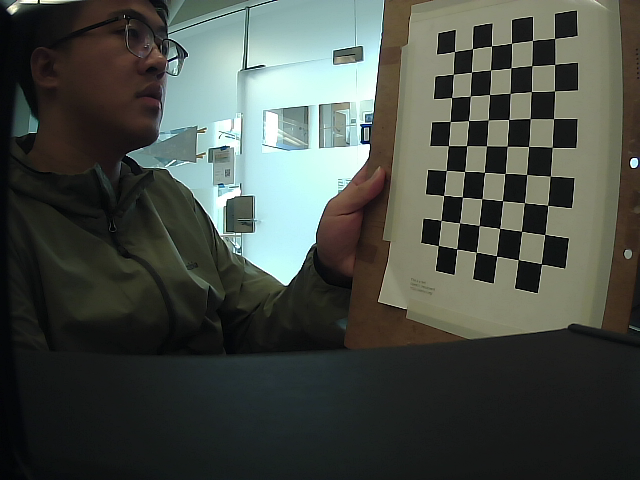
#> input picture jetson_orin_agx/splitter_calibration/calibration_images/calib_1784655853733.png, 640 x 480 px, given in place of calibration_images, which was not available
$ python calibrate_rgb_camera.py ../../jetson_orin_agx/splitter_calibration/calibration_images
#> lines starting #> are read from the running program, lines starting #| are printed output that depends on the picture; pictures that were not available may be replaced by others from this repository, and a replacement may not be noted
#!/usr/bin/env python3
"""Calibrate the RGB camera from chessboard images."""

import argparse
import glob
from pathlib import Path

import cv2
import numpy as np


def parse_args():
    parser = argparse.ArgumentParser()
    parser.add_argument("images", help="Image glob, for example 'captures/*.png'")
    parser.add_argument("--columns", type=int, default=9, help="Inner corner columns")
    parser.add_argument("--rows", type=int, default=6, help="Inner corner rows")
    parser.add_argument("--square-size", type=float, default=1.0)
    parser.add_argument(
        "--output",
        type=Path,
        default=Path(__file__).resolve().parents[1] / "ui/calibration_standard.npz",
    )
    return parser.parse_args()


def main():
    args = parse_args()
    paths = sorted(glob.glob(args.images))
    if not paths:
        raise SystemExit(f"No images match: {args.images}")

    pattern = (args.columns, args.rows)
    object_template = np.zeros((args.columns * args.rows, 3), np.float32)
    object_template[:, :2] = np.mgrid[0 : args.columns, 0 : args.rows].T.reshape(-1, 2)
    object_template *= args.square_size
    object_points = []
    image_points = []
    image_size = None
    criteria = (cv2.TERM_CRITERIA_EPS + cv2.TERM_CRITERIA_MAX_ITER, 40, 0.001)

    for path in paths:
        image = cv2.imread(path)
#> image is the input picture: shape (480, 640, 3); mean B, G, R 70.4, 76.9, 71.2
        if image is None:
            print(f"SKIP unreadable: {path}")
            continue
        gray = cv2.cvtColor(image, cv2.COLOR_BGR2GRAY)
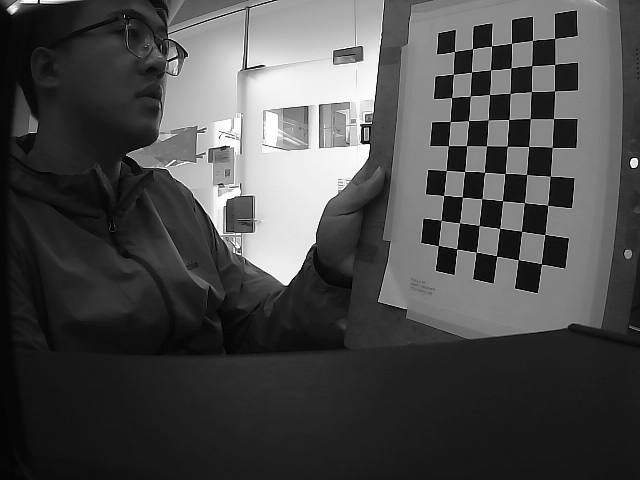
#> gray: shape (480, 640); min 0, max 255, mean 74.4
        size = (gray.shape[1], gray.shape[0])
#> size = (640, 480)
        if image_size is not None and size != image_size:
            print(f"SKIP different size: {path}")
            continue
        found, corners = cv2.findChessboardCorners(gray, pattern)
#> found = True; corners = 54 rows, first 8: [554.7, 38.34], [554.8, 64.53], [554.5, 91.12], [553.6, 118.8], [552.1, 147.3], [550.4, 175.9], [547.6, 205.4], [544.5, 234.5]
        if not found:
            print(f"SKIP no chessboard: {path}")
            continue
        corners = cv2.cornerSubPix(gray, corners, (11, 11), (-1, -1), criteria)
#> corners = 54 rows, first 8: [554.6, 38.39], [554.7, 64.25], [554.5, 90.76], [553.5, 118.6], [552.3, 147.4], [550.2, 176.3], [547.7, 205.2], [544.8, 234.5]
        object_points.append(object_template.copy())
        image_points.append(corners)
        image_size = size
#> image_size = (640, 480)
        print(f"USE  {path}")

    if len(object_points) < 8:
#> (the run stopped early here; a loop or call above may not have finished)

$ run again, on jetson_orin_agx/splitter_calibration/calibration_images/calib_1784655860539.png
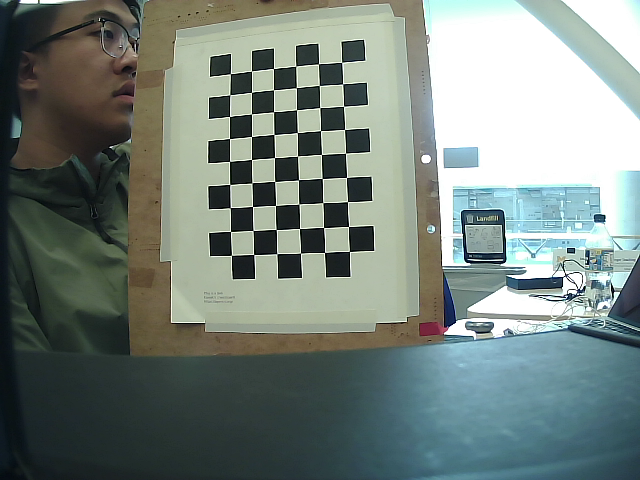
#> input picture jetson_orin_agx/splitter_calibration/calibration_images/calib_1784655860539.png, 640 x 480 px, given in place of calibration_images, which was not available
#> in main, image is the input picture: shape (480, 640, 3); mean B, G, R 124.6, 130.5, 118.3
#> in main, `gray = cv2.cvtColor(image, cv2.COLOR_BGR2GRAY)`:
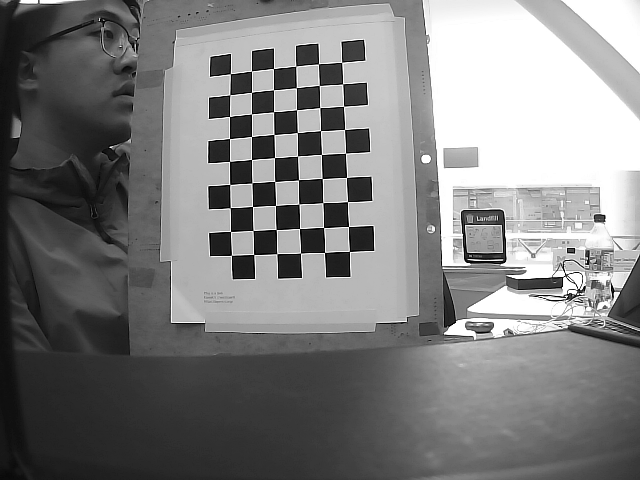
#> gray: shape (480, 640); min 0, max 255, mean 126.2
#> in main, `found, corners = cv2.findChessboardCorners(gray, pattern)`: found = True; corners = 54 rows, first 8: [341.7, 62.41], [342.6, 83.89], [343.6, 106.3], [344.5, 129.5], [345.5, 153.2], [346.5, 177.5], [347.4, 201.6], [348.5, 226.5]
#> in main, `corners = cv2.cornerSubPix(gray, corners, (11, 11), (-1, -1), criteria)`: corners = 54 rows, first 8: [341.6, 62.24], [342.6, 83.98], [343.5, 106.2], [344.5, 129.5], [345.5, 153.2], [346.5, 177.5], [347.5, 201.5], [348.6, 226.5]
